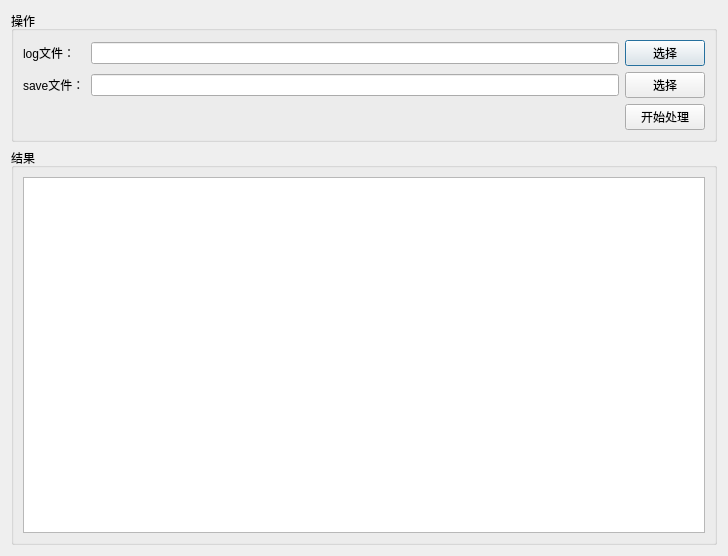
<?xml version="1.0" encoding="UTF-8"?>
<ui version="4.0">
 <class>Dialog</class>
 <widget class="QDialog" name="Dialog">
  <property name="geometry">
   <rect>
    <x>0</x>
    <y>0</y>
    <width>728</width>
    <height>556</height>
   </rect>
  </property>
  <property name="windowTitle">
   <string>stalker日志输出整理</string>
  </property>
  <layout class="QGridLayout" name="gridLayout_2">
   <item row="0" column="0">
    <widget class="QGroupBox" name="groupBox">
     <property name="maximumSize">
      <size>
       <width>16777215</width>
       <height>150</height>
      </size>
     </property>
     <property name="title">
      <string>操作</string>
     </property>
     <layout class="QGridLayout" name="gridLayout">
      <item row="0" column="0">
       <widget class="QLabel" name="label">
        <property name="text">
         <string>log文件：</string>
        </property>
       </widget>
      </item>
      <item row="0" column="2">
       <widget class="QPushButton" name="btnSelectLogPath">
        <property name="text">
         <string>选择</string>
        </property>
       </widget>
      </item>
      <item row="1" column="0">
       <widget class="QLabel" name="label_2">
        <property name="text">
         <string>save文件：</string>
        </property>
       </widget>
      </item>
      <item row="1" column="1">
       <widget class="QLineEdit" name="txtSavePath"/>
      </item>
      <item row="0" column="1">
       <widget class="QLineEdit" name="txtLogPath"/>
      </item>
      <item row="2" column="2">
       <widget class="QPushButton" name="btnSubmit">
        <property name="text">
         <string>开始处理</string>
        </property>
       </widget>
      </item>
      <item row="1" column="2">
       <widget class="QPushButton" name="btnSelectSavePath">
        <property name="text">
         <string>选择</string>
        </property>
       </widget>
      </item>
     </layout>
    </widget>
   </item>
   <item row="1" column="0">
    <widget class="QGroupBox" name="groupBox_2">
     <property name="title">
      <string>结果</string>
     </property>
     <layout class="QGridLayout" name="gridLayout_3">
      <item row="0" column="0">
       <widget class="QPlainTextEdit" name="txtResult"/>
      </item>
     </layout>
    </widget>
   </item>
  </layout>
 </widget>
 <resources/>
 <connections/>
</ui>
